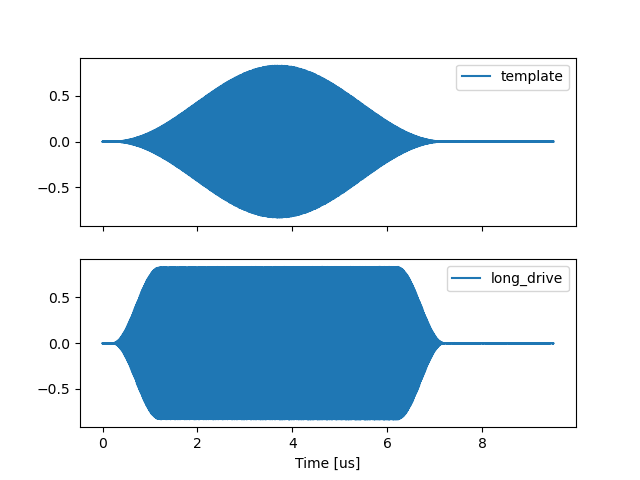

Here is the Python script that generated this plot:
""" Create a long template by concatenating multiple shorter templates.

Also demonstrate the convenience method setup_long_drive.

Connect one output to one input.
"""
import matplotlib.pyplot as plt
import numpy as np

from presto import pulsed

# Any port on Vivace
# Any port on Presto wide, wamp and low
# Ports 5-8 on Presto-8-QC
# Ports 9-16 on Presto-16-QC
output_port = 9
input_port = 9

ADDRESS = "192.168.20.19"  # set address/hostname of Vivace here
EXT_REF = False  # set to True to use external 10 MHz reference

with pulsed.Pulsed(
    ext_ref_clk=EXT_REF,
    address=ADDRESS,
    adc_mode=pulsed.AdcMode.Direct,
    dac_mode=pulsed.DacMode.Direct,
) as pls:
    ######################################################################
    # Select inputs to store and the duration of each store
    store_duration = 9.5e-6
    pls.set_store_ports(input_port)
    pls.set_store_duration(store_duration)

    ######################################################################
    # create a long pulse using multiple templates on port 1
    N = 14000  # longer than pulsed.MAX_TEMPLATE_LEN = 4088!
    t = np.arange(N) / pls.get_fs("dac")
    freq = 55e6
    data = np.sin(2 * np.pi * freq * t) * np.hanning(N)
    # setup_template will split the template into 4 segments
    template_1 = pls.setup_template(output_port, 0, data)
    pls.setup_scale_lut(output_port, 0, 1.0)

    ######################################################################
    # create a long pulse from sections using long_drive
    # See demo_3 for setup_freq_lut and carrier
    group = 1
    freq = 55e6
    phase = 0.0
    pls.setup_freq_lut(output_port, group, freq, phase)  # see demo_3
    pls.setup_scale_lut(output_port, group, 1.0)

    # a pulse with the sampe lenght, with 1 us rise time and 1 us fall time
    duration = N / pls.get_fs("dac")
    template_2 = pls.setup_long_drive(
        output_port=output_port,
        group=group,
        duration=duration,
        amplitude=1.0,
        rise_time=1.0e-6,
        fall_time=1.0e-6,
        envelope=True,
    )

    ######################################################################
    # define the sequence of pulses and data stores in time
    # output the long pulse and store the beginning of the pulses
    T = 0.0
    pls.output_pulse(T, template_1)
    pls.store(T)
    T += store_duration + 2e-9
    pls.select_frequency(T, 0, output_port, group)  # see demo_4
    pls.reset_phase(T, output_ports=output_port)
    pls.output_pulse(T, template_2)
    pls.store(T)

    pls.run(period=100e-6, repeat_count=1, num_averages=1)
    t_arr, data = pls.get_store_data()

fig, ax = plt.subplots(2, sharex=True, sharey=True)
ax[0].plot(1e6 * t_arr, data[0, 0, :], label=f"template")
ax[0].legend()
ax[1].plot(1e6 * t_arr, data[1, 0, :], label=f"long_drive")
ax[1].legend()
ax[1].set_xlabel("Time [us]")
fig.show()
